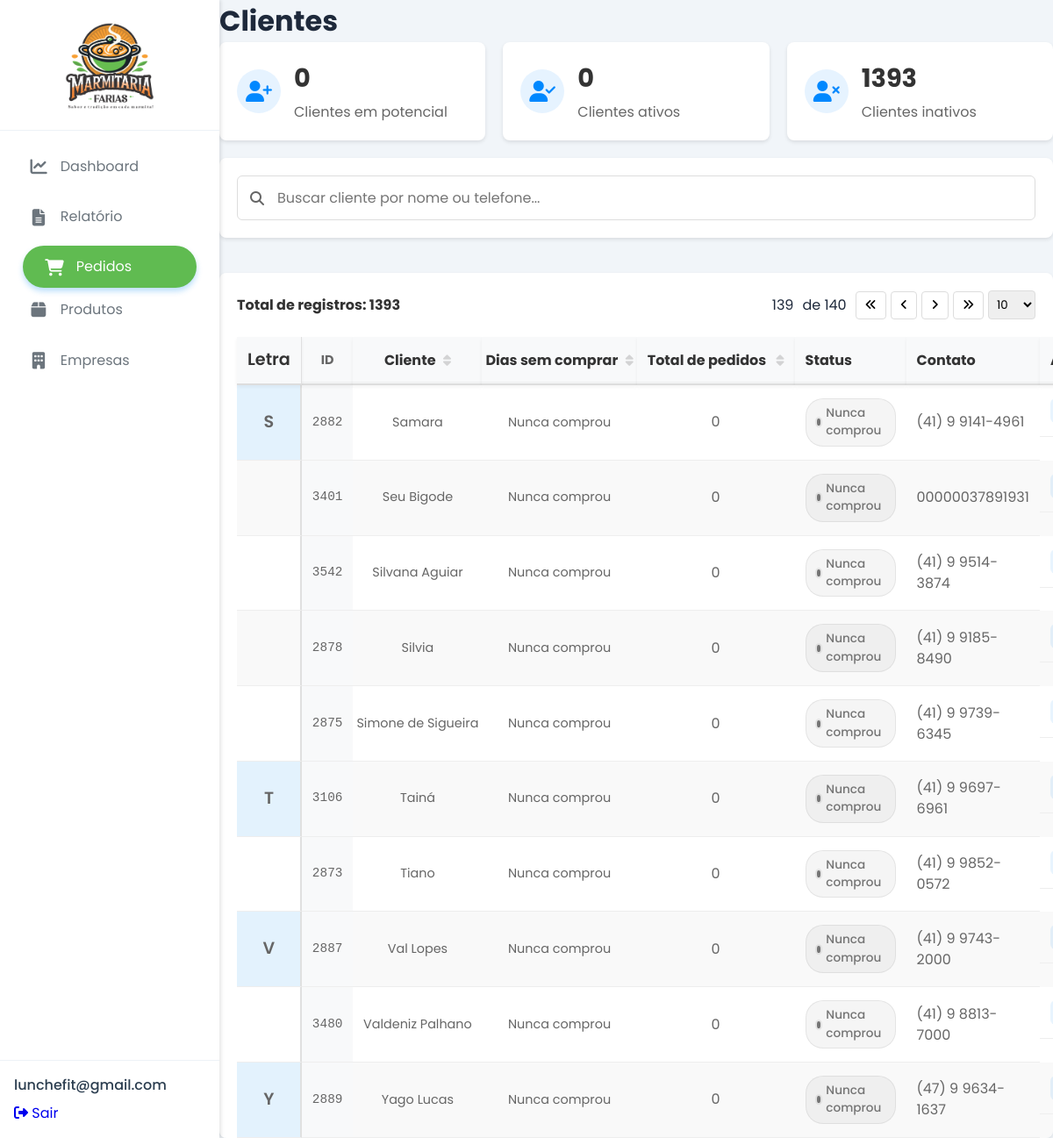
Page /admin/views/clientes.php?pagina=139&itens=10 (signed in) on the committed database.
### tables this page shows
CREATE TABLE `clientes` (
  `id_cliente` int(11) NOT NULL AUTO_INCREMENT,
  `nome_cliente` varchar(255) DEFAULT NULL,
  `telefone_cliente` varchar(20) DEFAULT NULL,
  `fk_empresa_id` int(11) DEFAULT NULL,
  `tipo_cliente` tinyint(1) NOT NULL DEFAULT 0 COMMENT '0=pessoa_fisica, 1=funcionario',
  `data_insert` timestamp NULL DEFAULT current_timestamp() COMMENT 'Data e hora do cadastro do cliente no sistema',
  PRIMARY KEY (`id_cliente`),
  UNIQUE KEY `idx_telefone_cliente` (`telefone_cliente`,`id_cliente`),
  KEY `idx_empresa_cliente` (`fk_empresa_id`),
  KEY `idx_tipo_cliente` (`tipo_cliente`)
);

### admin/views/clientes.php (the view, shortened to what this page needs)
<?php
include_once '../config/database.php';
$itens_por_pagina = isset($_GET['itens']) ? (int)$_GET['itens'] : 10;
$pagina_atual = isset($_GET['pagina']) ? (int)$_GET['pagina'] : 1;
$offset = ($pagina_atual - 1) * $itens_por_pagina;
$sql_totais = "SELECT
    (SELECT COUNT(*) FROM clientes) as total_clientes,
    COUNT(DISTINCT CASE
        WHEN DATEDIFF(CURRENT_DATE, p.data_pedido) <= 30
        THEN c.id_cliente
    END) as clientes_ativos,
    COUNT(DISTINCT CASE
        WHEN DATEDIFF(CURRENT_DATE, p.data_pedido) > 30
        AND DATEDIFF(CURRENT_DATE, p.data_pedido) <= 90
        THEN c.id_cliente
    END) as clientes_potenciais,
    (SELECT COUNT(*) FROM clientes
     WHERE id_cliente NOT IN (
         SELECT DISTINCT fk_cliente_id
         FROM pedidos
         WHERE DATEDIFF(CURRENT_DATE, data_pedido) <= 30
     )) as clientes_inativos
FROM clientes c
LEFT JOIN pedidos p ON c.id_cliente = p.fk_cliente_id";
$stmt_totais = $pdo->query($sql_totais);
$totais = $stmt_totais->fetch();
$sql_total = "SELECT COUNT(*) as total FROM clientes";
$stmt_total = $pdo->query($sql_total);
$total_registros = $stmt_total->fetch()['total'];
$total_paginas = ceil($total_registros / $itens_por_pagina);
$sql_clientes = "SELECT
    c.id_cliente,
    c.nome_cliente,
    c.telefone_cliente,
    DATEDIFF(CURRENT_DATE, MAX(p.data_pedido)) as dias_sem_comprar,
    COUNT(p.id_pedido) as total_pedidos,
    CASE
        WHEN MAX(p.data_pedido) IS NULL THEN 'Nunca comprou'
        WHEN DATEDIFF(CURRENT_DATE, MAX(p.data_pedido)) <= 30 THEN 'Ativo'
        ELSE 'Inativo'
    END as status_cliente
FROM clientes c
LEFT JOIN pedidos p ON c.id_cliente = p.fk_cliente_id
GROUP BY c.id_cliente
ORDER BY
    CASE WHEN COUNT(p.id_pedido) = 0 THEN 1 ELSE 0 END, -- Coloca quem nunca comprou por último
    c.nome_cliente ASC -- Ordena alfabeticamente dentro de cada grupo
LIMIT :limit OFFSET :offset";
$stmt_clientes = $pdo->prepare($sql_clientes);
$stmt_clientes->bindValue(':limit', $itens_por_pagina, PDO::PARAM_INT);
$stmt_clientes->bindValue(':offset', $offset, PDO::PARAM_INT);
$stmt_clientes->execute();
$clientes = $stmt_clientes->fetchAll();
function formatarTelefone($telefone) {
    $telefone = preg_replace('/[^0-9]/', '', $telefone);
    $length = strlen($telefone);
    if ($length == 11) {
        return sprintf('(%s) %s %s-%s',
            substr($telefone, 0, 2),
            substr($telefone, 2, 1),
            substr($telefone, 3, 4),
            substr($telefone, 7)
        );
    } elseif ($length == 10) {
        return sprintf('(%s) %s-%s',
            substr($telefone, 0, 2),
            substr($telefone, 2, 4),
            substr($telefone, 6)
        );
    }
    return $telefone;
}
?>
<!DOCTYPE html>
<html lang="en">
<head>
    <link rel="stylesheet" href="../assets/css/style.css">
    <link rel="stylesheet" href="../assets/css/menu.css">
    <link rel="stylesheet" href="../assets/css/clientes.css">
    <link rel="stylesheet" href="https://cdnjs.cloudflare.com/ajax/libs/font-awesome/6.4.0/css/all.min.css">
</head>
<body>
    <?php include_once '../includes/menu.php'; ?>
    <div class="main-content">
        <header>
            <h1>Clientes</h1>
        </header>
        <div class="dashboard-container">
            <div class="card-container">
                <div class="card">
                    <div class="icon">
                        <i class="fa-solid fa-user-plus"></i>
                    </div>
                    <div class="info">
                        <h2><?php echo $totais['clientes_potenciais']; ?></h2>
                        <p>Clientes em potencial</p>
                    </div>
                </div>
                <div class="card">
                    <div class="icon">
                        <i class="fa-solid fa-user-check"></i>
                    </div>
                    <div class="info">
                        <h2><?php echo $totais['clientes_ativos']; ?></h2>
                        <p>Clientes ativos</p>
                    </div>
                </div>
                <div class="card">
                    <div class="icon">
                        <i class="fa-solid fa-user-xmark"></i>
                    </div>
                    <div class="info">
                        <h2><?php echo $totais['clientes_inativos']; ?></h2>
                        <p>Clientes inativos</p>
                    </div>
                </div>
            </div>
            <div class="search-card">
                <div class="search-input">
                    <i class="fas fa-search"></i>
                    <input type="text" id="searchCliente" placeholder="Buscar cliente por nome ou telefone...">
                </div>
            </div>
            <div class="clients-table-card">
                <div class="table-header">
                    <div class="table-title">
                        <h3>Total de registros: <?php echo $total_registros; ?></h3>
                    </div>
                    <div class="table-pagination">
                        <span><?php echo $pagina_atual; ?></span> de <?php echo $total_paginas; ?>
                        <div class="pagination-controls">
                            <a href="?pagina=1&itens=<?php echo $itens_por_pagina; ?>"
                               class="<?php echo $pagina_atual <= 1 ? 'disabled' : ''; ?>">
                                <button <?php echo $pagina_atual <= 1 ? 'disabled' : ''; ?>>
                                    <i class="fas fa-angle-double-left"></i>
                                </button>
                            </a>
                            <a href="?pagina=<?php echo max(1, $pagina_atual - 1); ?>&itens=<?php echo $itens_por_pagina; ?>"
                               class="<?php echo $pagina_atual <= 1 ? 'disabled' : ''; ?>">
                                <button <?php echo $pagina_atual <= 1 ? 'disabled' : ''; ?>>
                                    <i class="fas fa-angle-left"></i>
                                </button>
                            </a>
                            <a href="?pagina=<?php echo min($total_paginas, $pagina_atual + 1); ?>&itens=<?php echo $itens_por_pagina; ?>"
                               class="<?php echo $pagina_atual >= $total_paginas ? 'disabled' : ''; ?>">
                                <button <?php echo $pagina_atual >= $total_paginas ? 'disabled' : ''; ?>>
                                    <i class="fas fa-angle-right"></i>
                                </button>
                            </a>
                            <a href="?pagina=<?php echo $total_paginas; ?>&itens=<?php echo $itens_por_pagina; ?>"
                               class="<?php echo $pagina_atual >= $total_paginas ? 'disabled' : ''; ?>">
                                <button <?php echo $pagina_atual >= $total_paginas ? 'disabled' : ''; ?>>
                                    <i class="fas fa-angle-double-right"></i>
                                </button>
                            </a>
                            <select onchange="window.location.href='?pagina=1&itens=' + this.value">
                                <option value="10" <?php echo $itens_por_pagina == 10 ? 'selected' : ''; ?>>10</option>
                            </select>
                        </div>
                    </div>
                </div>
                <table class="clients-table">
                    <thead>
                        <tr>
                            <th class="letra-column sticky-column">Letra</th>
                            <th>ID</th>
                            <th>Cliente <i class="fas fa-sort"></i></th>
                            <th>Dias sem comprar <i class="fas fa-sort"></i></th>
                            <th>Total de pedidos <i class="fas fa-sort"></i></th>
                            <th>Status</th>
                            <th>Contato</th>
                            <th>Ações</th>
                        </tr>
                    </thead>
                    <tbody>
                        <?php
                        $letra_atual = '';
                        foreach($clientes as $cliente):
                            $primeira_letra = mb_strtoupper(mb_substr($cliente['nome_cliente'], 0, 1, 'UTF-8'));
                            $nova_letra = ($primeira_letra !== $letra_atual);
                            $letra_atual = $primeira_letra;
                        ?>
                        <tr>
                            <td class="letra-column sticky-column <?php echo $nova_letra ? 'nova-letra' : ''; ?>">
                                <?php echo $nova_letra ? $primeira_letra : ''; ?>
                            </td>
                            <td class="id-column"><?php echo $cliente['id_cliente']; ?></td>
                            <td><?php echo htmlspecialchars($cliente['nome_cliente']); ?></td>
                            <td><?php echo $cliente['dias_sem_comprar'] ?? 'Nunca comprou'; ?></td>
                            <td><?php echo $cliente['total_pedidos']; ?></td>
                            <td class="status-column">
                                <span class="status-badge <?php echo strtolower(str_replace(' ', '-', $cliente['status_cliente'])); ?>">
                                    <?php echo $cliente['status_cliente']; ?>
                                </span>
                            </td>
                            <td><?php echo formatarTelefone($cliente['telefone_cliente']); ?></td>
                            <td class="actions">
                                <a href="#" class="view-link" title="Visualizar cliente">
                                </a>
                            </td>
                        </tr>
                        <?php endforeach; ?>
                    </tbody>
                </table>
            </div>
        </div>
    </div>
</body>
</html>

### admin/assets/css/style.css (style rules this page uses)
:root { --primary: #60bb51; --primary-dark: #49913e; --secondary: #f89f32; --success: #22c55e; --warning: #f59e0b; --danger: #ef4444; --gray-50: #f8fafc; --gray-100: #f1f5f9; --gray-200: #e2e8f0; --gray-300: #cbd5e1; --gray-400: #94a3b8; --gray-500: #64748b; --gray-600: #475569; --gray-700: #334155; --gray-800: #1e293b; --gray-900: #0f172a; --white: #ffffff; }
* { margin: 0; padding: 0; box-sizing: border-box; font-family: 'Poppins', sans-serif; text-decoration: none; outline: none; border: none; transition: all 0.25s cubic-bezier(0.4, 0, 0.2, 1); }
body { display: flex; flex-direction: column; min-height: 100vh; background-color: var(--gray-100); color: var(--gray-800); line-height: 1.5; position: relative; }

### admin/assets/css/menu.css (style rules this page uses)
.main-content { margin-left: 250px; min-height: 100vh; }

### rows in the picture
clientes: nome_cliente "S", id_cliente "2882", nome_cliente "Samara", dias_sem_comprar "Nunca comprou", total_pedidos "0", status_cliente "Nunca comprou", telefone_cliente "(41) 9 9141-4961"
clientes: id_cliente "3401", nome_cliente "Seu Bigode", dias_sem_comprar "Nunca comprou", total_pedidos "0", status_cliente "Nunca comprou", telefone_cliente "00000037891931"
clientes: id_cliente "3542", nome_cliente "Silvana Aguiar", dias_sem_comprar "Nunca comprou", total_pedidos "0", status_cliente "Nunca comprou", telefone_cliente "(41) 9 9514-3874"
clientes: id_cliente "2878", nome_cliente "Silvia", dias_sem_comprar "Nunca comprou", total_pedidos "0", status_cliente "Nunca comprou", telefone_cliente "(41) 9 9185-8490"
clientes: id_cliente "2875", nome_cliente "Simone de Sigueira", dias_sem_comprar "Nunca comprou", total_pedidos "0", status_cliente "Nunca comprou", telefone_cliente "(41) 9 9739-6345"
clientes: nome_cliente "T", id_cliente "3106", nome_cliente "Tainá", dias_sem_comprar "Nunca comprou", total_pedidos "0", status_cliente "Nunca comprou", telefone_cliente "(41) 9 9697-6961"
clientes: id_cliente "2873", nome_cliente "Tiano", dias_sem_comprar "Nunca comprou", total_pedidos "0", status_cliente "Nunca comprou", telefone_cliente "(41) 9 9852-0572"
clientes: nome_cliente "V", id_cliente "2887", nome_cliente "Val Lopes", dias_sem_comprar "Nunca comprou", total_pedidos "0", status_cliente "Nunca comprou", telefone_cliente "(41) 9 9743-2000"
clientes: id_cliente "3480", nome_cliente "Valdeniz Palhano", dias_sem_comprar "Nunca comprou", total_pedidos "0", status_cliente "Nunca comprou", telefone_cliente "(41) 9 8813-7000"
clientes: nome_cliente "Y", id_cliente "2889", nome_cliente "Yago Lucas", dias_sem_comprar "Nunca comprou", total_pedidos "0", status_cliente "Nunca comprou", telefone_cliente "(47) 9 9634-1637"

### other values in the picture
$_SESSION['username'] "lunchefit@gmail.com"
$totais['clientes_potenciais'] "0"
$totais['clientes_ativos'] "0"
$totais['clientes_inativos'] "1393"
$total_registros "1393"
$pagina_atual "139"
$total_paginas "140"
